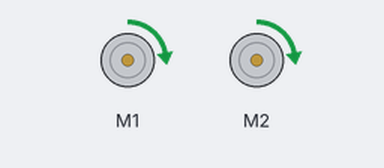
A sketch run on a simulated Arduino Uno, built with avr-gcc and run on an emulated ATmega328P. Shown: 2 × DC motor (green arrow = forward, orange = backward, longer = faster).

Above: at 0.1 s.
Timing chart, 0 to 5.5 s (numbered marks = the images above):
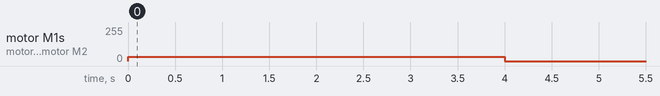

Measured:
- by itself, motor M1, motor M2: stopped → forward 31/255 at 0.00 s, → stopped 4.0 s later

The sketch:

delay.ino
```cpp
#include <ZumoMotors.h>

ZumoMotors motors;


void setup() {
  // put your setup code here, to run once:

    motors.setLeftSpeed(50);
    motors.setRightSpeed(50);


}

void loop() {
  // put your main code here, to run repeatedly:
delay(4000);
    motors.setLeftSpeed(0);
    motors.setRightSpeed(0);

}
```
